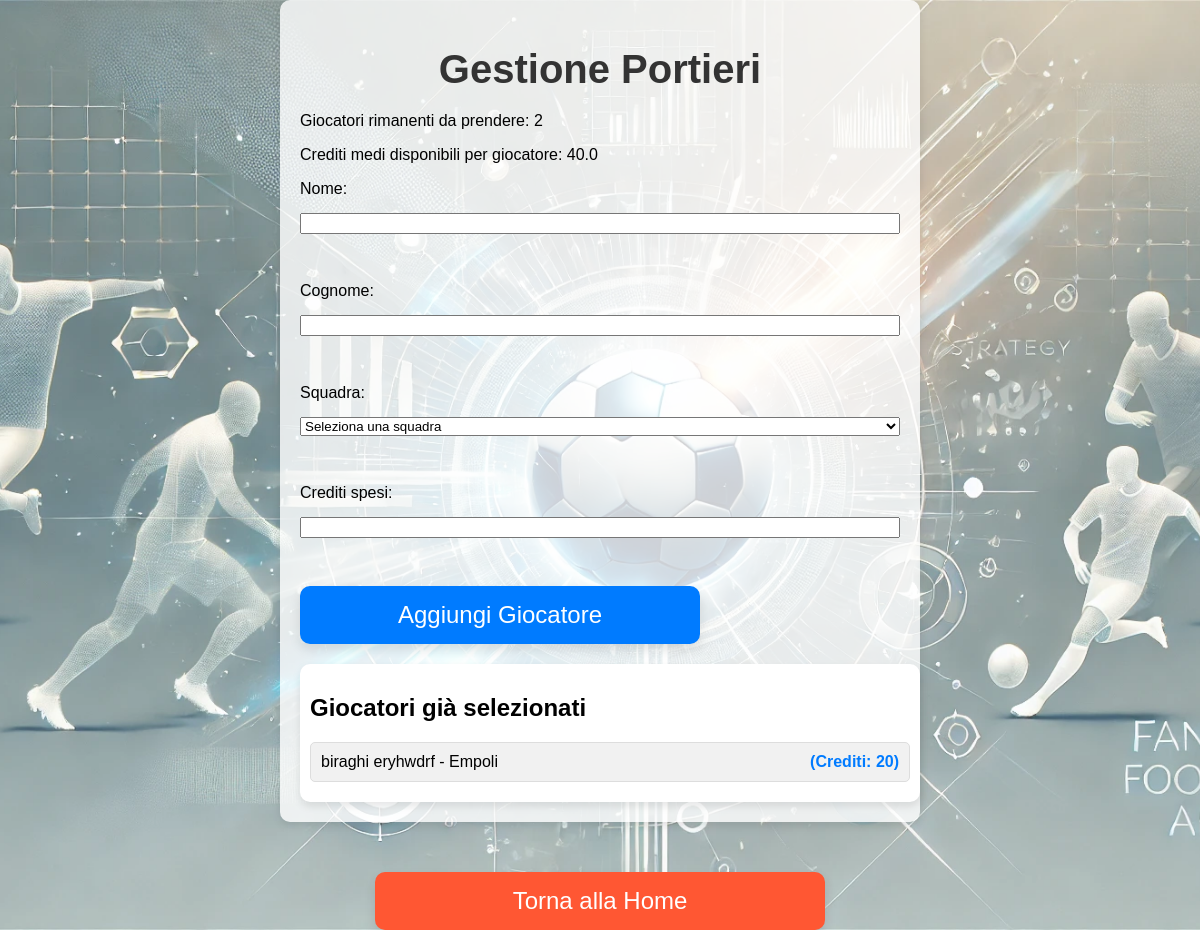
The app's page /role/portieri with its own data.
### models.py (models this page shows)
class Player(db.Model):
    id = db.Column(db.Integer, primary_key=True)
    name = db.Column(db.String(100), nullable=False)
    surname = db.Column(db.String(100), nullable=False)
    role = db.Column(db.String(50), nullable=False)
    team = db.Column(db.String(100), nullable=False)
    cost = db.Column(db.Integer, nullable=False)

### app.py (the view, shortened to what this page needs)
@app.route('/role/<role>', methods=['GET', 'POST'])
def role_page(role):
    players = Player.query.filter_by(role=role).all()
    budget = Budget.query.filter_by(role=role).first()
    players_left = 3 if role == 'portieri' else 8 if role in ['difensori', 'centrocampisti'] else 6
    players_left -= len(players)
    avg_credit = budget.remaining_budget / players_left if players_left > 0 else 0
    return render_template('role_page.html', players=players, role=role, avg_credit=avg_credit, players_left=players_left)

### templates/role_page.html (shortened to what this page needs)
<!DOCTYPE html>
<html lang="it">
<head>
    <link rel="stylesheet" href="{{ url_for('static', filename='styles.css') }}">
</head>
<body>
    <div class="container">
        <h1>Gestione {{ role.capitalize() }}</h1>
        <p>Giocatori rimanenti da prendere: {{ players_left }}</p>
        <p>Crediti medi disponibili per giocatore: {{ avg_credit }}</p>
        <form action="" method="POST">
            <label for="name">Nome:</label>
            <input type="text" id="name" name="name" required><br>
            <label for="surname">Cognome:</label>
            <input type="text" id="surname" name="surname" required><br>
            <label for="team">Squadra:</label>
            <select id="team" name="team" required>
                <option value="">Seleziona una squadra</option>
            </select><br>
            <label for="cost">Crediti spesi:</label>
            <input type="number" id="cost" name="cost" required><br>
            <button type="submit">Aggiungi Giocatore</button>
        </form>
        <div class="selected-players">
            <h2>Giocatori già selezionati</h2>
            <ul>
                {% for player in players %}
                <li>
                    <span>{{ player.name }} {{ player.surname }} - {{ player.team }}</span>
                    <span class="player-credits">(Crediti: {{ player.cost }})</span>
                </li>
                {% endfor %}
            </ul>
        </div>
    </div>
    <a href="/" class="home-button">Torna alla Home</a>
</body>
</html>

### static/styles.css (style rules this page uses)
body { font-family: 'Arial', sans-serif; background-image: url('/static/image.webp'); background-size: cover; background-position: center; background-repeat: no-repeat; color: #000000; margin: 0; padding: 0; display: flex; flex-direction: column; align-items: center; min-height: 100vh; }
.container { width: 100%; max-width: 600px; background-color: rgba(255, 255, 255, 0.8); padding: 20px; border-radius: 10px; margin-bottom: 30px; box-shadow: 0 4px 8px rgba(0, 0, 0, 0.1); }
h1 { font-size: 2.5em; text-align: center; color: #333; margin-bottom: 20px; }
form { display: flex; flex-direction: column; gap: 15px; }
button { background-color: #007BFF; color: white; padding: 15px 25px; border: none; border-radius: 10px; cursor: pointer; font-size: 1.5em; width: 100%; max-width: 400px; transition: background-color 0.3s ease, box-shadow 0.3s ease; box-shadow: 0 6px 12px rgba(0, 0, 0, 0.1); }
.selected-players { margin-top: 20px; padding: 10px; width: 100%; background-color: #fff; border-radius: 10px; box-shadow: 0 4px 8px rgba(0, 0, 0, 0.1); }
.selected-players ul { list-style-type: none; padding: 0; margin: 0; }
.selected-players li { background-color: #f9f9f9; padding: 10px; margin-bottom: 10px; border-radius: 5px; border: 1px solid #ddd; display: flex; justify-content: space-between; }
.selected-players li:nth-child(odd) { background-color: #f1f1f1; }
.player-credits { color: #007BFF; font-weight: bold; }
a.home-button { display: block; background-color: #FF5733; color: white; padding: 15px 25px; text-align: center; text-decoration: none; font-size: 1.5em; border-radius: 10px; margin-top: 20px; width: 100%; max-width: 400px; transition: background-color 0.3s ease, box-shadow 0.3s ease; box-shadow: 0 6px 12px rgba(0, 0, 0, 0.1); }

### records on screen
Player: name "biraghi", surname "eryhwdrf", team "Empoli", cost "20"

### other values on screen
{{ role.capitalize() }} "Portieri"
{{ players_left }} "2"
{{ avg_credit }} "40.0"
